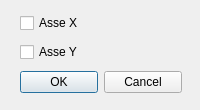
<ui version="4.0" >
 <class>GridSet</class>
 <widget class="QDialog" name="GridSet" >
  <property name="geometry" >
   <rect>
    <x>0</x>
    <y>0</y>
    <width>200</width>
    <height>110</height>
   </rect>
  </property>
  <property name="windowTitle" >
   <string>Griglia</string>
  </property>
  <widget class="QWidget" name="" >
   <property name="geometry" >
    <rect>
     <x>20</x>
     <y>10</y>
     <width>162</width>
     <height>86</height>
    </rect>
   </property>
   <layout class="QVBoxLayout" >
    <item>
     <widget class="QCheckBox" name="checkAsseX" >
      <property name="text" >
       <string>Asse X</string>
      </property>
     </widget>
    </item>
    <item>
     <widget class="QCheckBox" name="checkAsseY" >
      <property name="text" >
       <string>Asse Y</string>
      </property>
     </widget>
    </item>
    <item>
     <widget class="QDialogButtonBox" name="buttonBox" >
      <property name="orientation" >
       <enum>Qt::Horizontal</enum>
      </property>
      <property name="standardButtons" >
       <set>QDialogButtonBox::Cancel|QDialogButtonBox::NoButton|QDialogButtonBox::Ok</set>
      </property>
     </widget>
    </item>
   </layout>
  </widget>
 </widget>
 <resources/>
 <connections>
  <connection>
   <sender>buttonBox</sender>
   <signal>accepted()</signal>
   <receiver>GridSet</receiver>
   <slot>accept()</slot>
   <hints>
    <hint type="sourcelabel" >
     <x>248</x>
     <y>254</y>
    </hint>
    <hint type="destinationlabel" >
     <x>157</x>
     <y>274</y>
    </hint>
   </hints>
  </connection>
  <connection>
   <sender>buttonBox</sender>
   <signal>rejected()</signal>
   <receiver>GridSet</receiver>
   <slot>reject()</slot>
   <hints>
    <hint type="sourcelabel" >
     <x>316</x>
     <y>260</y>
    </hint>
    <hint type="destinationlabel" >
     <x>286</x>
     <y>274</y>
    </hint>
   </hints>
  </connection>
 </connections>
</ui>
